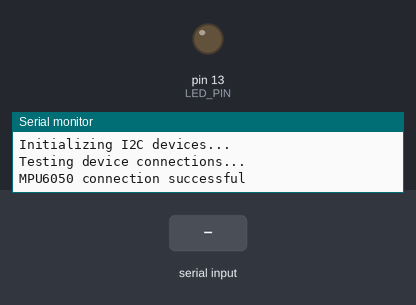
Recording of a sketch running on a simulated Arduino Uno, built with avr-gcc and run on an emulated ATmega328P. Parts: output pins drawn as LEDs (lit = HIGH), the last lines printed to the serial monitor. Inputs (shaded band) come from the test bench.

Above: at 1.2 s.
1.3 s: "R" received over Serial
At 2.3 s:
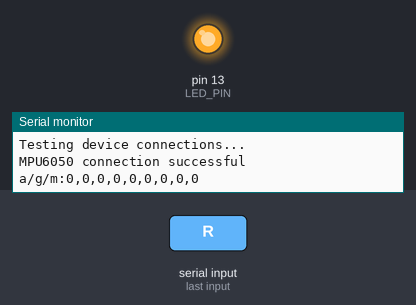
Timing chart, 0 to 4.3 s (numbered marks = the images above; inputs shaded):
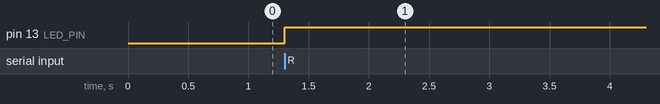

The sketch:

IMU_Firmware.ino
```cpp
// I2C device class (I2Cdev) demonstration Arduino sketch for MPU9150
// 1/4/2013 original by Jeff Rowberg <jeff@rowberg.net> at https://github.com/jrowberg/i2cdevlib
//          modified by Aaron Weiss <aaron@sparkfun.com>
//
// Changelog:
//     2011-10-07 - initial release
//     2013-1-4 - added raw magnetometer output
// menymp
//     2024-09-16 - implement request response command mode
/* ============================================
I2Cdev device library code is placed under the MIT license

Permission is hereby granted, free of charge, to any person obtaining a copy
of this software and associated documentation files (the "Software"), to deal
in the Software without restriction, including without limitation the rights
to use, copy, modify, merge, publish, distribute, sublicense, and/or sell
copies of the Software, and to permit persons to whom the Software is
furnished to do so, subject to the following conditions:

The above copyright notice and this permission notice shall be included in
all copies or substantial portions of the Software.

THE SOFTWARE IS PROVIDED "AS IS", WITHOUT WARRANTY OF ANY KIND, EXPRESS OR
IMPLIED, INCLUDING BUT NOT LIMITED TO THE WARRANTIES OF MERCHANTABILITY,
FITNESS FOR A PARTICULAR PURPOSE AND NONINFRINGEMENT. IN NO EVENT SHALL THE
AUTHORS OR COPYRIGHT HOLDERS BE LIABLE FOR ANY CLAIM, DAMAGES OR OTHER
LIABILITY, WHETHER IN AN ACTION OF CONTRACT, TORT OR OTHERWISE, ARISING FROM,
OUT OF OR IN CONNECTION WITH THE SOFTWARE OR THE USE OR OTHER DEALINGS IN
THE SOFTWARE.
===============================================
*/

// Arduino Wire library is required if I2Cdev I2CDEV_ARDUINO_WIRE implementation
// is used in I2Cdev.h
#include "Wire.h"

// I2Cdev and MPU6050 must be installed as libraries, or else the .cpp/.h files
// for both classes must be in the include path of your project
#include "I2Cdev.h"
#include "MPU6050.h"

// class default I2C address is 0x68
// specific I2C addresses may be passed as a parameter here
// AD0 low = 0x68 (default for InvenSense evaluation board)
// AD0 high = 0x69
MPU6050 accelgyro;

int16_t ax, ay, az;
int16_t gx, gy, gz;
int16_t mx, my, mz;

#define LED_PIN 13
bool blinkState = false;

void setup() {
    // join I2C bus (I2Cdev library doesn't do this automatically)
    Wire.begin();

    // initialize serial communication
    // (38400 chosen because it works as well at 8MHz as it does at 16MHz, but
    // it's really up to you depending on your project)
    Serial.begin(115200);

    // initialize device
    Serial.println("Initializing I2C devices...");
    accelgyro.initialize();

    // verify connection
    Serial.println("Testing device connections...");
    Serial.println(accelgyro.testConnection() ? "MPU6050 connection successful" : "MPU6050 connection failed");

    // configure Arduino LED for
    pinMode(LED_PIN, OUTPUT);
}

void loop() {


    // these methods (and a few others) are also available
    //accelgyro.getAcceleration(&ax, &ay, &az);
    //accelgyro.getRotation(&gx, &gy, &gz);

    // display tab-separated accel/gyro x/y/z values
    if (Serial.available() > 0 && Serial.read() == 'R')
    {
        // read raw accel/gyro measurements from device
        accelgyro.getMotion9(&ax, &ay, &az, &gx, &gy, &gz, &mx, &my, &mz);

        Serial.print("a/g/m:");
        Serial.print(ax); Serial.print(",");
        Serial.print(ay); Serial.print(",");
        Serial.print(az); Serial.print(",");
        Serial.print(gx); Serial.print(",");
        Serial.print(gy); Serial.print(",");
        Serial.print(gz); Serial.print(",");
        Serial.print(mx); Serial.print(",");
        Serial.print(my); Serial.print(",");
        Serial.println(mz);

        // blink LED to indicate activity
        blinkState = !blinkState;
        digitalWrite(LED_PIN, blinkState);
    }
}
```

Measured:
- after the input at 1.3 s, pin 13 (LED_PIN): LOW → HIGH at once
